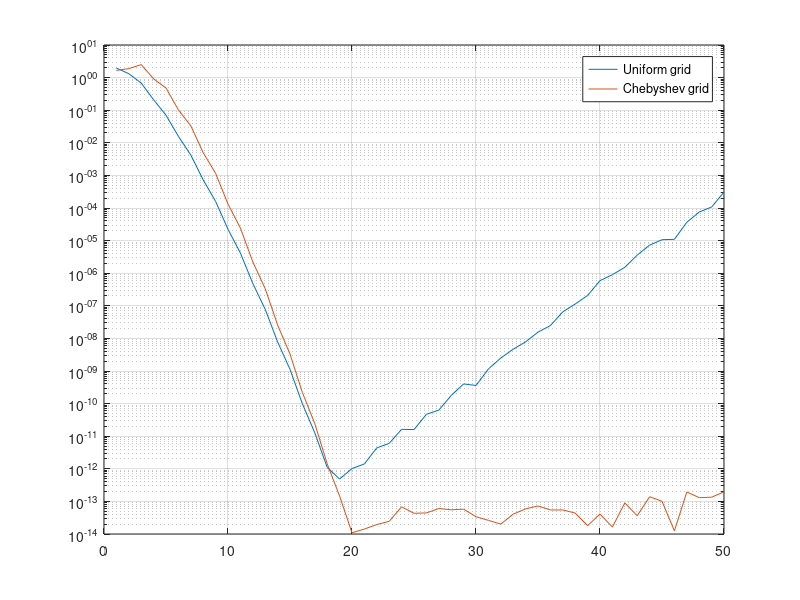

Here is the MATLAB script that generated this plot:
clear
clc

max_uniform_eps = load('MaxEpsUnif.txt');
max_cheb_eps = load('MaxEpsCheb.txt');

n = length(max_uniform_eps);
x = 1 : n;

semilogy(x, max_uniform_eps);
grid on
hold on
semilogy(x, max_cheb_eps);
legend('Uniform grid','Chebyshev grid');
%text(20,10^2,'abs(x)');